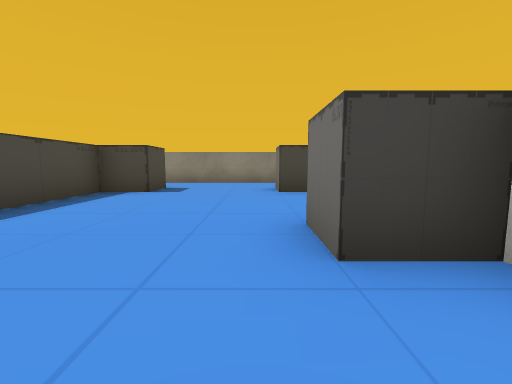
View 1 (above)

17 first-person views from a walk through a 3-D level made in the Unity game engine. The camera is 0.58 m above the floor, tilts 6° down and sees 90° across. The floor is counted in squares, 1 m on a side. Each view is taken from the middle of a square. On the plan, view 1 faces up. The plan holds only what a view shows up to about 9 squares ahead; the rest is blank. Some animated figures are left out. Some surface patterns are stand-ins.

View 2
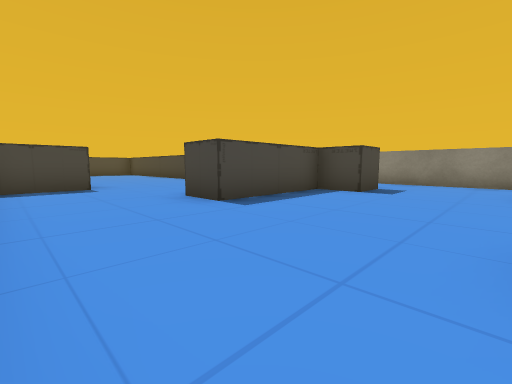

View 3
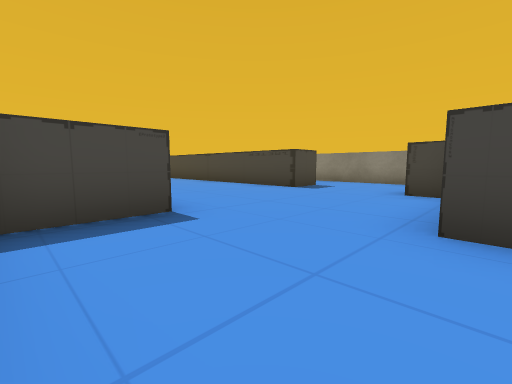

View 4
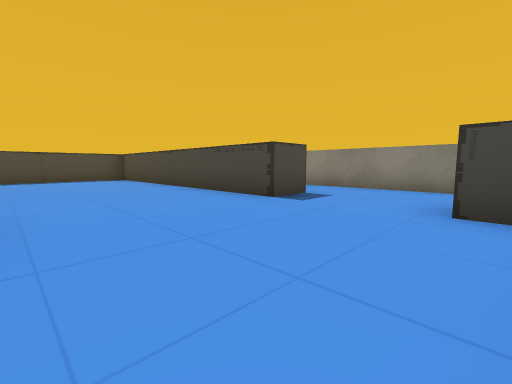

View 5
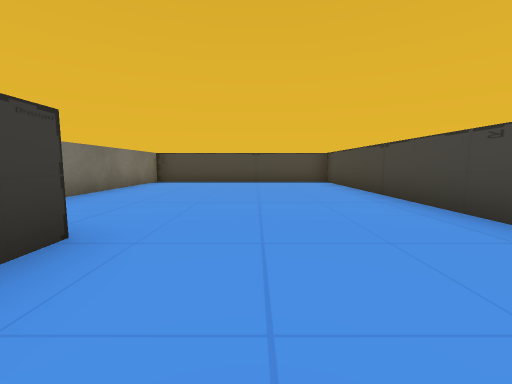

View 6
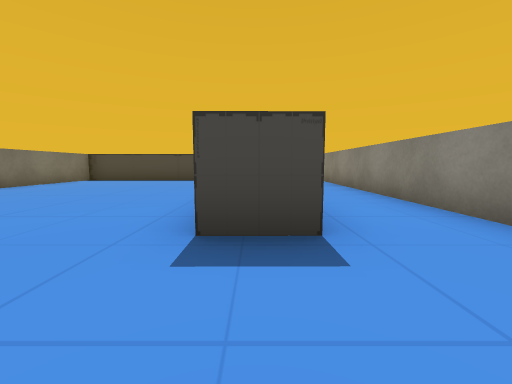

View 7
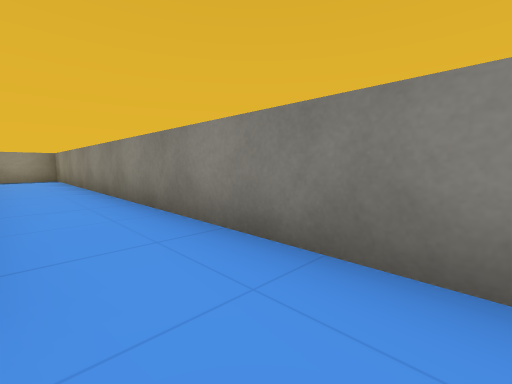

View 8
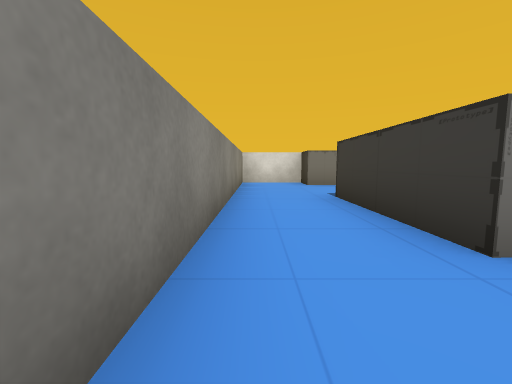

View 9
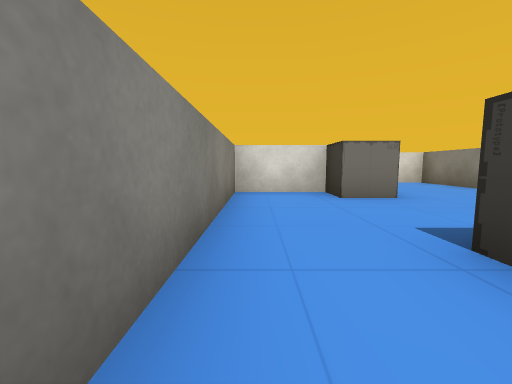

View 10
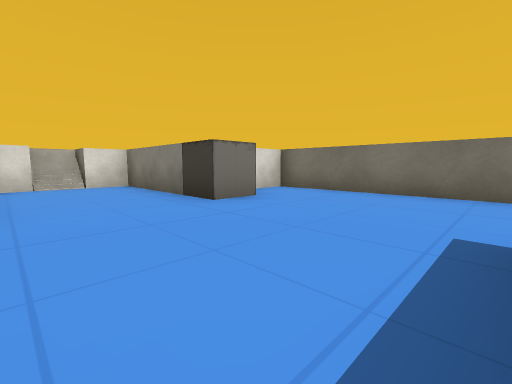

View 11
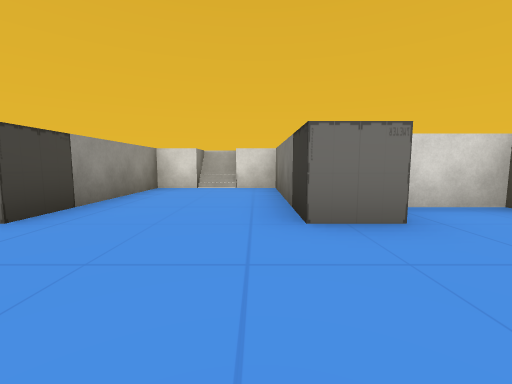

View 12
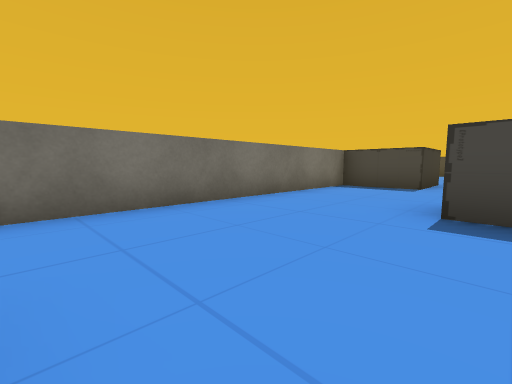

View 13
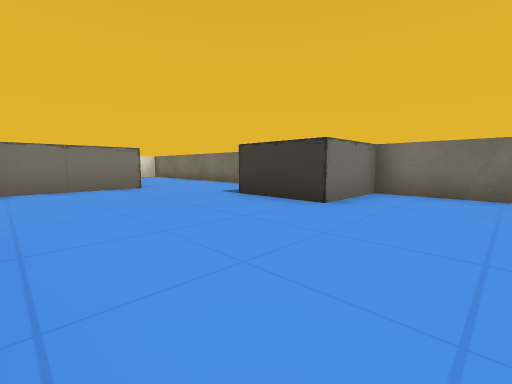

View 14
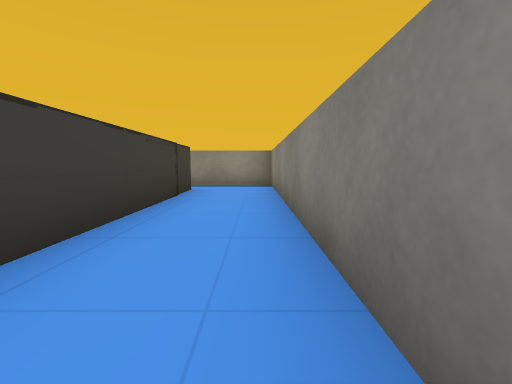

View 15
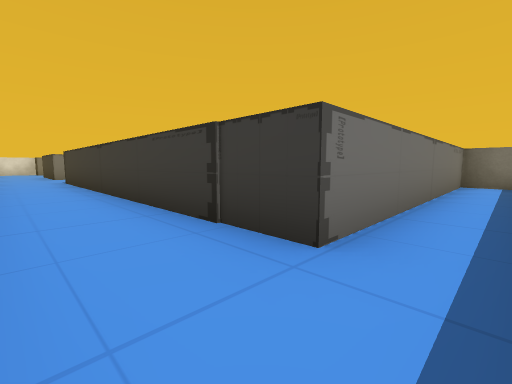

View 16
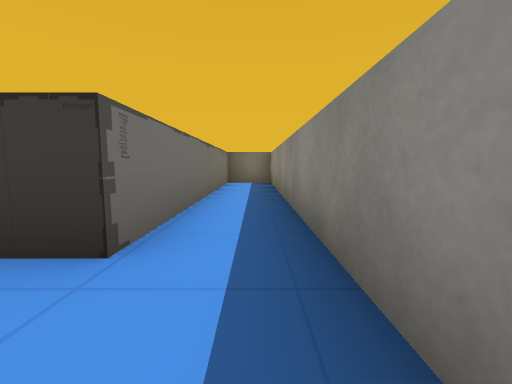

View 17
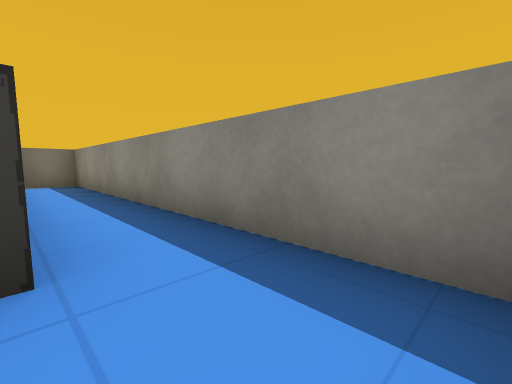

### Floor plan
Points are (right, up) in squares from view 1. A wall is a line through its corners. A room is listed if a view was taken in it or the views show most of it. See-through windows are left out.
Room 1 (views 1, 2, 3, 4, 5, 6, 7, 8, 9, 10, 11, 12, 13, 14, 15, 16, 17)
walls: (-4.9, 5.5) (-5.5, 5.5); (-5.5, 6.5) (-2.3, 6.6) (-2.3, 5.5) (-3.3, 5.5) (-3.3, 2.5) (-4.4, 2.5) (-4.4, 5.1); (-6.5, -0.4) (1.5, -0.4) (1.5, 1.5); (1.4, 2.5) (4.5, 2.5) (4.5, 5.6) (1.4, 5.5); (1.5, 6.4) (1.5, 8.5) (-18.5, 8.5) (-18.5, -0.4) (-17.1, -0.4) (-17.1, 6.5) (-8.1, 6.5) (-8.1, 5.5) (-15.9, 5.4) (-15.9, -0.4) (-9, -0.4); (5, 3.5) (5, 4.5); (5.2, 3.5) (5.2, 4.5); (5.4, 3.5) (5.4, 4.5)
low walls: (4.8, 3.5) (4.8, 4.5)
objects: other object (-9, 0) to (-7, 1); other object (1, 2); other object (1, 6)

Where each view was taken, in squares from view 1:
view 1: 0 up, 0 right, facing up
view 2: 0 up, 0 right, facing up-left
view 3: 0 up, 4 left, facing up-left
view 4: 2 up, 5 left, facing up-left
view 5: 3 up, 7 left, facing left
view 6: 6 up, 6 left, facing left
view 7: 7 up, 7 left, facing up-left
view 8: 8 up, 7 left, facing right
view 9: 8 up, 4 left, facing right
view 10: 5 up, 3 left, facing down-right
view 11: 3 up, 2 left, facing right
view 12: 3 up, 0 right, facing down-left
view 13: 5 up, 11 left, facing down-right
view 14: 8 up, 11 left, facing left
view 15: 8 up, 18 left, facing down-right
view 16: 8 up, 18 left, facing down
view 17: 8 up, 17 left, facing down-left
